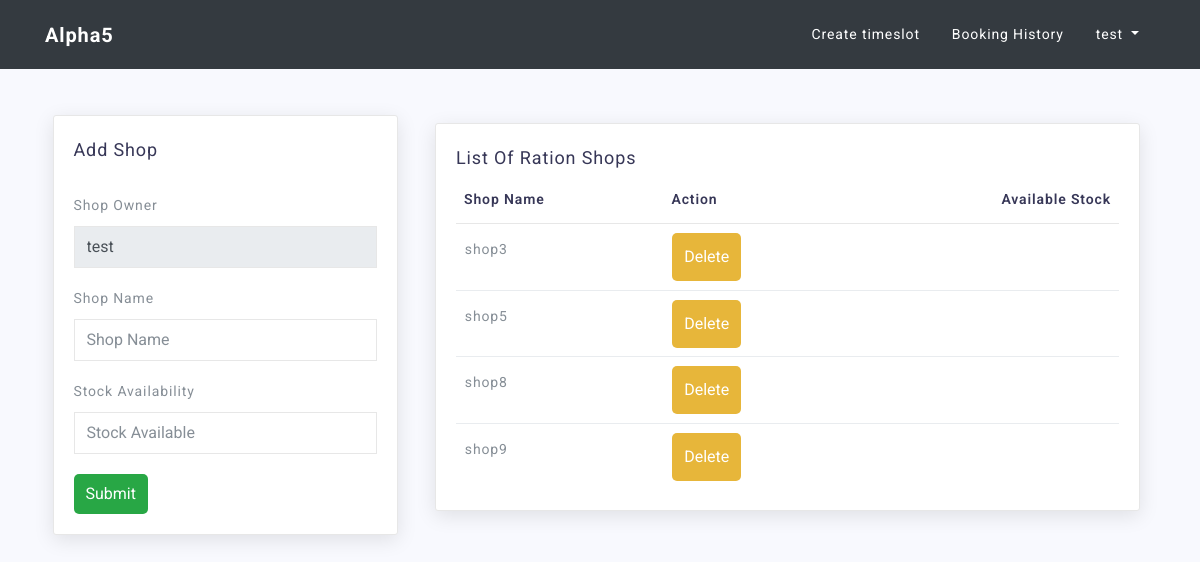
The app's page /manager/create_room/ (signed in), older data.
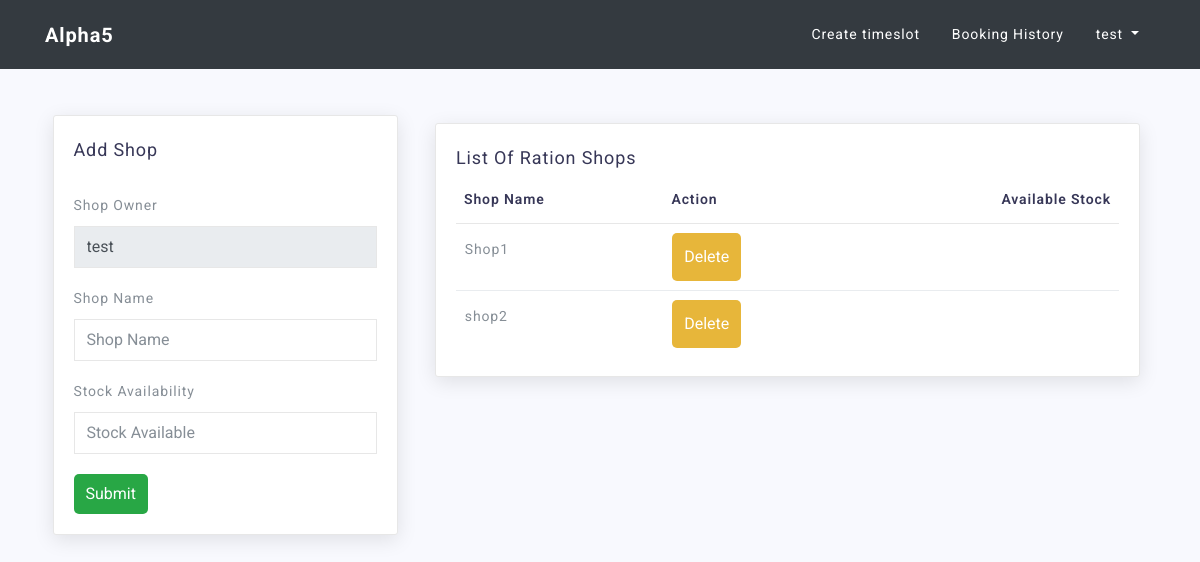
The same page, newer data.
### manager/models.py (models this page shows, shortened)
class Room(models.Model):
    id = models.UUIDField(primary_key=True, default=uuid.uuid4, editable=False)
    room_owner = models.ForeignKey(User, on_delete=models.CASCADE)
    room_name = models.CharField(max_length=10, null=False)
    class Meta:
        unique_together = ('room_owner', 'room_name')

### manager/views.py (the view, shortened to what this page needs)
# urls.py: path('create_room/', views.RoomCreateView.as_view(), name="create_room"),
@method_decorator(decorators, name="dispatch")
class RoomCreateView(CreateView):
    model = Room
    template_name = "manager/add_room.html"
    form_class = RoomForm
    def get_context_data(self, **kwargs):
        context = super().get_context_data(**kwargs)
        context['rooms'] = Room.objects.filter(room_owner=self.request.user)
        return context

### manager/forms.py
class RoomForm(ModelForm):
    class Meta:
        model = Room
        fields = ('room_name', )

### templates/manager/add_room.html (shortened to what this page needs)
{% load staticfiles %}
<!DOCTYPE html>
<html lang="en">
   <head>
     {% include 'base.html'%}
   </head>
   <body id="page-top">
      {% include 'navbar.html' %}
        <div class="container mt-5">
            <div class="row">
        <div class="col-lg-3"></div>
        <div class="col-lg-6">
            <div class="mt-3">
              <br>
            </div>
        </div>
        <div class="col-lg-3"></div>
    </div>
    <div class="row">
        <div class="col-lg-4">
            <div class="card">
                <div class="card-title">
                    <h4>Add Shop</h4>
                    <br>
                    <br>
                </div>
                <div class="card-body">
                    <div class="basic-form">
                        <form method="post" action="{% url 'manager:create_room' %}">
                            <div class="form-group">
                                <label>Shop Owner</label>
                                <input type="text" name="room_owner" class="form-control" value="{{ user.get_username }}" disabled>
                            </div>
                            <div class="form-group">
                                <label>Shop Name</label>
                                <input type="text" name="room_name" class="form-control" placeholder="Shop Name" required>
                            </div>
                            <div class="form-group">
                                <label>Stock Availability</label>
                                <input type="text" name="stock" class="form-control" placeholder="Stock Available" required>
                            </div>
                            <button type="submit" class="button btn-success" style="cursor:pointer">Submit</button>
                        </form>
                    </div>
                </div>
            </div>
        </div>
        <div class="col-lg-8">
            <div class="row">
                <div class="col-lg-12">
                    <div class="card">
                        <div class="card-title">
                            <h4> List Of Ration Shops </h4>
                        </div>
                        <div class="card-body">
                            {% if rooms %}
                            <div class="table-responsive">
                                <table class="table table-hover ">
                                    <thead>
                                        <tr>
                                            <th>Shop Name</th>
                                            <th>Action</th>
                                            <th>Available Stock</th>
                                        </tr>
                                    </thead>
                                    <tbody>
                                        {% for x in rooms %}
                                        <tr>
                                            <td>
                                                <a href="{% url 'manager:create_time_slot' x.pk  %}">{{x.room_name}}</a>
                                            </td>
                                            <td>
                                                <form action="{% url 'manager:delete_room' x.id %}" method="POST">
                                                    <input type="submit" class="button btn-warning" style="cursor:pointer;" value="Delete">
                                                </form>
                                            </td>
                                            <td>
                                            </td>
                                        </tr>
                                        {% endfor %}
                                    </tbody>
                                </table>
                            </div>
                            {% else %}
                            <p>No Shop Available.</p>
                            {% endif %}
                        </div>
                    </div>
                </div>
            </div>
        </div>
    </div>
        </div>

Row changes from the older to the newer data that the page shows:
removed Room: room_name "shop3"
removed Room: room_name "shop5"
removed Room: room_name "shop8"
removed Room: room_name "shop9"
added Room: room_name "Shop1"
added Room: room_name "shop2"
